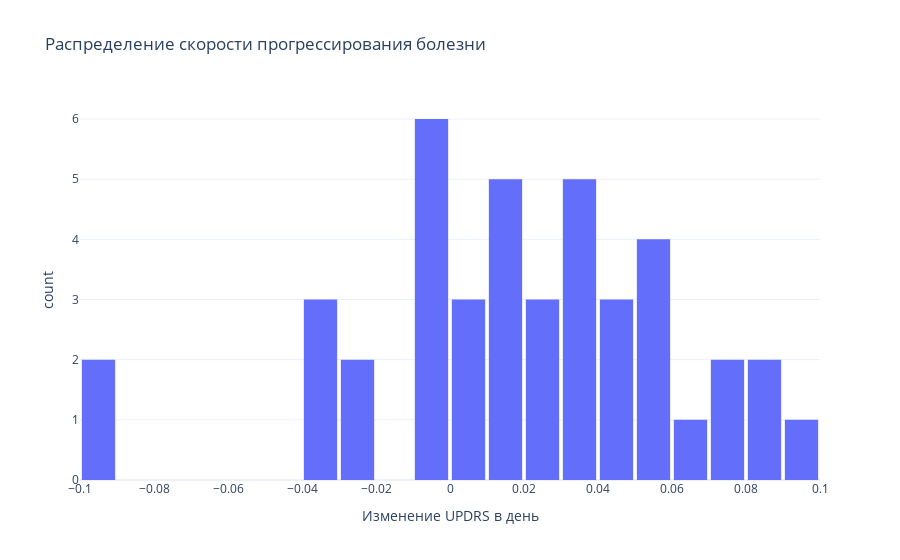

This figure's notebook cell:
### Code cell
fig_hist = px.histogram(
    progression_df,
    x="progression_rate",
    nbins=30,
    title="Распределение скорости прогрессирования болезни",
    labels={'progression_rate': 'Изменение UPDRS в день'}
)

fig_hist.update_layout(
    bargap=0.1,
    template="plotly_white"
)

fig_hist.show()

### Figure 1 — Plotly figure (JSON) as saved in the notebook; plotly's stock layout.template omitted (floating-point values rounded to 4 significant figures)
{"data": [{"bingroup": "x", "hovertemplate": "Изменение UPDRS в день=%{x}<br>count=%{y}<extra></extra>", "legendgroup": "", "marker": {"color": "#636efa", "pattern": {"shape": ""}}, "name": "", "nbinsx": 30, "orientation": "v", "showlegend": false, "type": "histogram", "x": [0.07983, 0.04326, 0.08778, 0.07717, 0.03326, 0.03919, -0.001049, 0.02804, 0.0197, 0.01658, -0.002183, -0.03893, 0.05934, 0.08739, 0.05007, 0.0489, -0.00325, -0.005898, 0.009828, -0.007915, 0.05819, 0.015, 0.03158, 0.02571, 0.0513, -0.03071, 0.04337, -0.09359, 0.001039, -0.09245, -0.03909, -0.02233, 0.02716, 0.003667, -0.004894, 0.03336, 0.09267, 0.01545, 0.06361, -0.02248, 0.03092, 0.01636], "xaxis": "x", "yaxis": "y"}], "layout": {"bargap": 0.1, "barmode": "relative", "legend": {"tracegroupgap": 0}, "title": {"text": "Распределение скорости прогрессирования болезни"}, "xaxis": {"anchor": "y", "domain": [0, 1], "title": {"text": "Изменение UPDRS в день"}}, "yaxis": {"anchor": "x", "domain": [0, 1], "title": {"text": "count"}}}}
